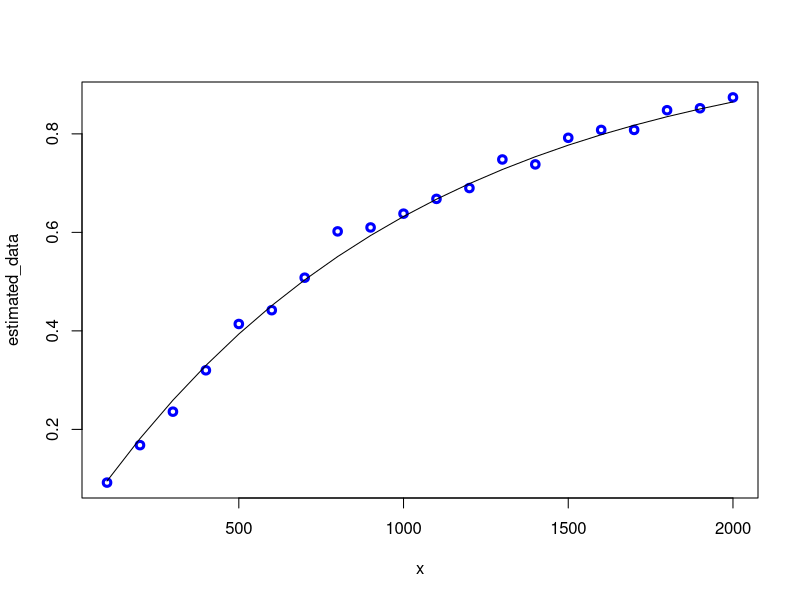
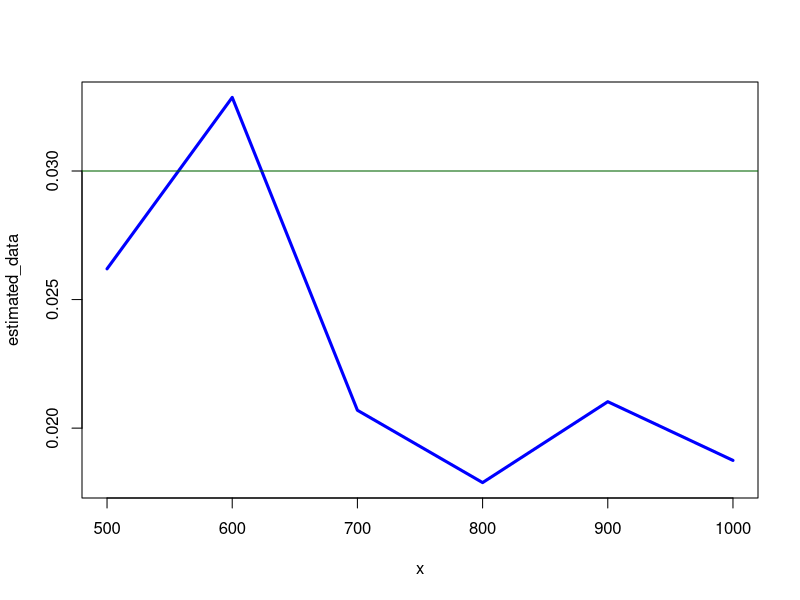

These charts were generated, in order, by the following R code: (Note: a time limit stopped this script after it produced the figures.)
## ---- chunk 1
TIN <- 20

# set.seed(TIN) TODO: uncomment
## ---- chunk 2
TLN <- paste("0", TIN, sep = "")
## ---- chunk 3
P = matrix(c(
  0.9, 0.1, 0.0, 0.0,
  0.8, 0.1, 0.1, 0.0,
  0.9, 0.0, 0.0, 0.1,
  0.8, 0.1, 0.1, 0), nrow=4, byrow=T)

calculate_by_eigenvector <- function (probs) {
  left_eigenvector <- eigen(t(probs))$vectors[,1]
  return (sapply(left_eigenvector / sum(left_eigenvector), Re))
}

calculate_by_matrix_multiplication <- function (probs) {
  return ((probs %*% probs %*% probs %*% probs)[1, ])
}

cat("Transition probabilities (eigenvectors): ", calculate_by_eigenvector(P), "\n")
cat("Transition probabilities (matrices): ", calculate_by_matrix_multiplication(P))

## ---- chunk 4
estimate_probability <- Vectorize(function (m, n) {
  sample_data <- apply(
    replicate(m, sample(0:9, n, replace = T)), 2,
    function(x) grepl(TLN, paste(x, collapse = "")))
  return (length(sample_data[sample_data == TRUE]) / length(sample_data))
})

theoretical_probability <- function (n) 1 - ((1 - 0.001) ^ n)
# 0.001 is the limiting probability of the state 4
## ---- chunk 5
x <- seq(100, 2000, by = 100)
estimated_data = estimate_probability(500, x)
theoretical_data = theoretical_probability(x)
## ---- chunk 6
plot(
  x,
  estimated_data, col ="blue", lwd = 3)
lines(
  x,
  theoretical_data)
## ---- chunk 7
x <- seq(500, 1000, by = 100)
n <- 1000
m <- 100
estimated_data = apply(replicate(m, estimate_probability(x, n) - theoretical_probability(n)), 1, function (x) quantile(x, .95))
plot(
  x,
  estimated_data, col ="blue", lwd = 3, type="l")
abline(h = 0.03, col = "darkgreen")
## ---- chunk 8
N <- 1000
n <- 1000
m <- 100
hist(
  replicate(m, abs(estimate_probability(N, n) - theoretical_probability(n))),
  main = "Absolute error histogram",
  xlab = "Absolute error")
## ---- chunk 9
calculate_length <- Vectorize(function() {
  values <- vector()
  length <- 0
  while (paste(values, collapse = "") != TLN) {
    values <- tail(append(values, sample(0:9, 1)), nchar(TLN))
    length <- length + 1
  }
  return (length)
})

data <- replicate(100, calculate_length())
mean(data)
## ---- chunk 10
var(data) / 5
## ---- chunk 11
theta <- TIN / 10
m <- 500
x <- seq(100, 500, by=100)

estimate_method_1 <- function(data, alpha) {
  n <- length(data)
  mu = sum(data) / n
  start = (2 * n * mu) / (qchisq(df = 2 * n, p = 1 - alpha / 2))
  end = (2 * n * mu) / (qchisq(df = 2 * n, p = alpha / 2))
  bounds <- c(start, end)
  return (bounds)
}

estimate_method_2 <- function(data, alpha) {
  n <- length(data)
  mu = sum(data)/n
  start = mu - (theta * qnorm(1 - alpha/2))/sqrt(n)
  end = mu + (theta * qnorm(1 - alpha/2))/sqrt(n)
  return (c(start, end))
}

estimate_method_3 <- function(data, alpha) {
  
}

estimate_method_4 <- function(data, alpha){
}

calculate_percentage <- function(n, alpha, method, generation_method) {
  func <- function (data) method(data, alpha)
  sample_data <- apply(matrix(generation_method(n * m, 1 / theta), nrow = m), 1, func)
  return (length(sample_data[,sample_data[1,] < theta & theta < sample_data[2,]]) / length(sample_data))
}

plot_method <- function(n, alpha, method, generation_method) {
  func <- Vectorize(function (n) calculate_percentage(n, alpha, method, generation_method))
  plot(
    x,
    func(x),
    type = "l"
  )
}

plot_all <- function (method, generation_method) {
  plot_method(x, .1, method, generation_method)
  plot_method(x, .05, method, generation_method)
  plot_method(x, .01, method, generation_method)
}
## ---- chunk 12
plot_all(estimate_method_1, rexp)
## ---- chunk 13
plot_all(estimate_method_2, rexp)
